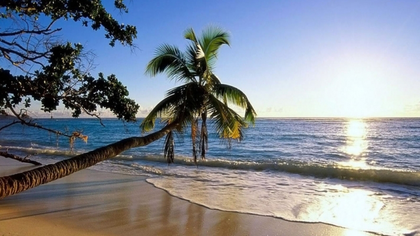
%> input picture code/tb/test_images/image_1.bmp, 420 x 236 px, shrunk from 1280 x 720 before the run
$ octave write_to_files.m   (GNU Octave 9; MATLAB toolbox functions it lacks are replaced by stand-ins)
%> lines starting %> are read from the running program, lines starting %| are printed output that depends on the picture
clc
clear all

RGB1_in   = imread('../image_1.bmp','bmp');
%> RGB1_in is the input picture: size 236x420x3 uint8; mean R, G, B 130.6, 137, 147.9
RGB2_in   = imread('../image_2.bmp','bmp');
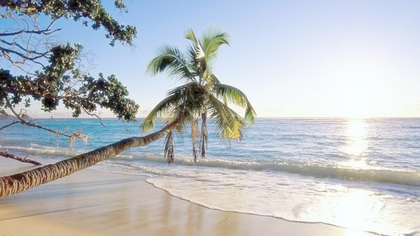
%> input picture code/tb/test_images/image_2.bmp, 420 x 236 px, shrunk from 1280 x 720 before the run
%> RGB2_in is the input picture: size 236x420x3 uint8; mean R, G, B 184.6, 189.1, 193
YCbCr1_in = rgb2ycbcr(RGB1_in);
%> YCbCr1_in: size 236x420x3 uint8; mean of channels 1, 2, 3 133.1, 133.7, 124.4
YCbCr2_in = rgb2ycbcr(RGB2_in);
%> YCbCr2_in: size 236x420x3 uint8; mean of channels 1, 2, 3 177.6, 130.4, 125.7
Y1  = YCbCr1_in(:,:,1);
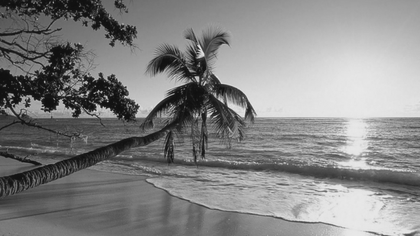
%> Y1: size 236x420 uint8; min 16, max 234, mean 133.1
Cb1 = YCbCr1_in(:,:,2);
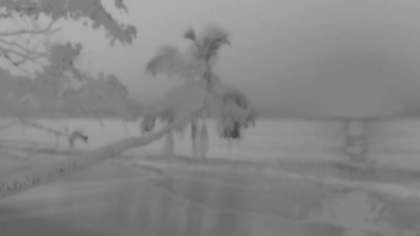
%> Cb1: size 236x420 uint8; min 70, max 176, mean 133.7
Cr1 = YCbCr1_in(:,:,3);
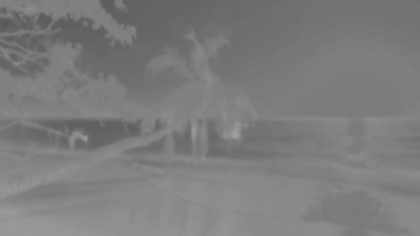
%> Cr1: size 236x420 uint8; min 89, max 159, mean 124.4
Y2  = YCbCr2_in(:,:,1);
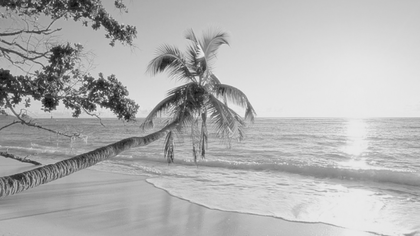
%> Y2: size 236x420 uint8; min 16, max 235, mean 177.6
Cb2 = YCbCr2_in(:,:,2);
Cr2 = YCbCr2_in(:,:,3);

info=size(RGB1_in);
%> info = [236 420 3]
H=info(1);
%> H = 236
W=info(2);
%> W = 420

figure(1)
imshow(RGB1_in)
figure(2)
imshow(RGB2_in)

% decimation
for i=1:1:H
    k=1;
    for j=1:2:W
        Cb1_dec(i,k) = Cb1(i,j);
        Cr1_dec(i,k) = Cr1(i,j);
        Cb2_dec(i,k) = Cb2(i,j);
        Cr2_dec(i,k) = Cr2(i,j);
        k=k+1;
    end
end
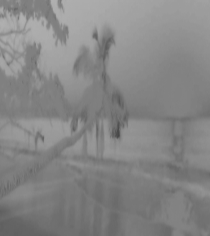
%> Cb1_dec: size 236x210 uint8; min 70, max 176, mean 133.7
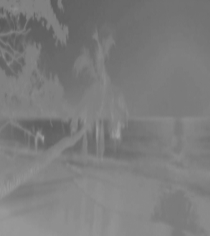
%> Cr1_dec: size 236x210 uint8; min 89, max 159, mean 124.4

fileY1  =fopen('Y1_comp.txt','wt'); %
fileY2  =fopen('Y2_comp.txt','wt'); %
fileCb1 =fopen('Cb1_comp.txt','wt'); %
fileCb2 =fopen('Cb2_comp.txt','wt'); %
fileCr1 =fopen('Cr1_comp.txt','wt'); %
fileCr2 =fopen('Cr2_comp.txt','wt'); %
for i=1:1:H
    for j=1:1:W/2
        fprintf(fileY1,'%x\n',Y1(i,2*j-1));
        fprintf(fileY1,'%x\n',Y1(i,2*j));
        fprintf(fileCb1,'%x\n',Cb1_dec(i,j));
        fprintf(fileCr1,'%x\n',Cr1_dec(i,j));

        fprintf(fileY2,'%x\n',Y2(i,2*j-1));
        fprintf(fileY2,'%x\n',Y2(i,2*j));
        fprintf(fileCb2,'%x\n',Cb2_dec(i,j));
        fprintf(fileCr2,'%x\n',Cr2_dec(i,j));
    end
end
